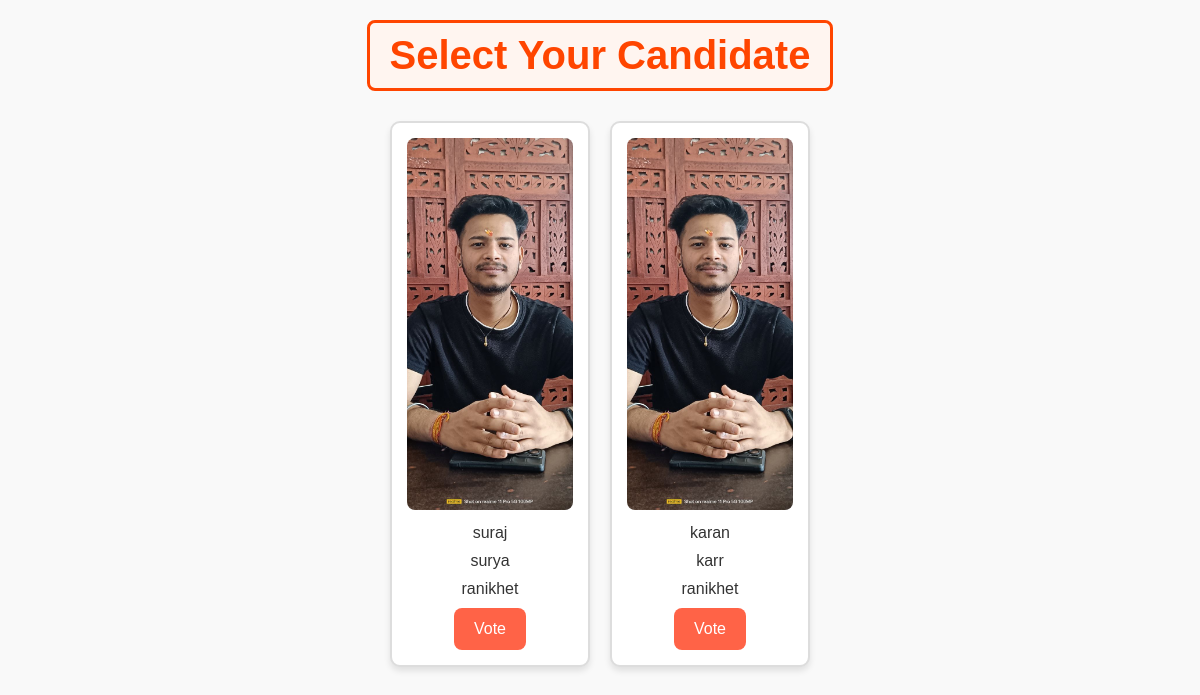
The app's page / (signed in) with its own data.
### voting/models.py (models this page shows)
class Candidate(models.Model):
    name = models.CharField(max_length=100)
    party = models.CharField(max_length=100)
    constituency = models.CharField(max_length=100)

### voting/views.py (the view)
# urls.py: path('', views.voting_page, name='voting_page'),
@login_required  # Ensure the user is logged in and verified
def voting_page(request):
    if request.method == 'GET':
        candidates = Candidate.objects.all()
        return render(request, 'voting_main_page.html', {'candidates': candidates})

### voting/templates/voting_main_page.html (shortened to what this page needs)
{% load static %}
<!DOCTYPE html>
<html lang="en">
<head>
    <link rel="stylesheet" href="{% static 'css/voting_main_page.css' %}">
</head>
<body>
    <div class="container">
        <div class="header">
            <h1>Select Your Candidate</h1>
        </div>
        <div class="candidates">
            {% for candidate in candidates %}
            <div class="candidate">
                <img src="{% static 'images/ss2.jpg' %}" alt="Candidate Image">
                <p>{{ candidate.name }}</p>
                <p>{{ candidate.party }}</p>
                <p>{{ candidate.constituency }}</p>
                <button onclick="voteForCandidate('{{ candidate.id }}')">Vote</button>
            </div>
            {% endfor %}
        </div>
    </div>
</body>
</html>

### voting/static/css/voting_main_page.css (style rules this page uses)
* { margin: 0; padding: 0; box-sizing: border-box; }
body { font-family: 'Arial', sans-serif; background-color: #f9f9f9; color: #333; }
.container { display: flex; flex-direction: column; align-items: center; padding: 20px; }
.header { margin-bottom: 30px; text-align: center; }
.header h1 { color: #ff4500; font-size: 2.5rem; padding: 10px 20px; border: 3px solid #ff4500; border-radius: 8px; background-color: #fff5f0; }
.candidates { display: flex; flex-wrap: wrap; justify-content: center; gap: 20px; width: 100%; max-width: 1200px; }
.candidate { background-color: white; border: 2px solid #ddd; padding: 15px; text-align: center; width: 200px; border-radius: 10px; transition: transform 0.3s ease, box-shadow 0.3s ease; box-shadow: 0 4px 6px rgba(0, 0, 0, 0.1); overflow: hidden; }
.candidate img { width: 100%; height: auto; border-radius: 8px; }
.candidate p { margin: 10px 0; font-size: 1rem; }
button { background-color: #ff6347; border: none; color: white; padding: 12px 20px; font-size: 16px; border-radius: 8px; cursor: pointer; transition: background-color 0.4s, color 0.4s, border 0.4s; }

### records on screen
Candidate: name "suraj", party "surya", constituency "ranikhet"
Candidate: name "karan", party "karr", constituency "ranikhet"
